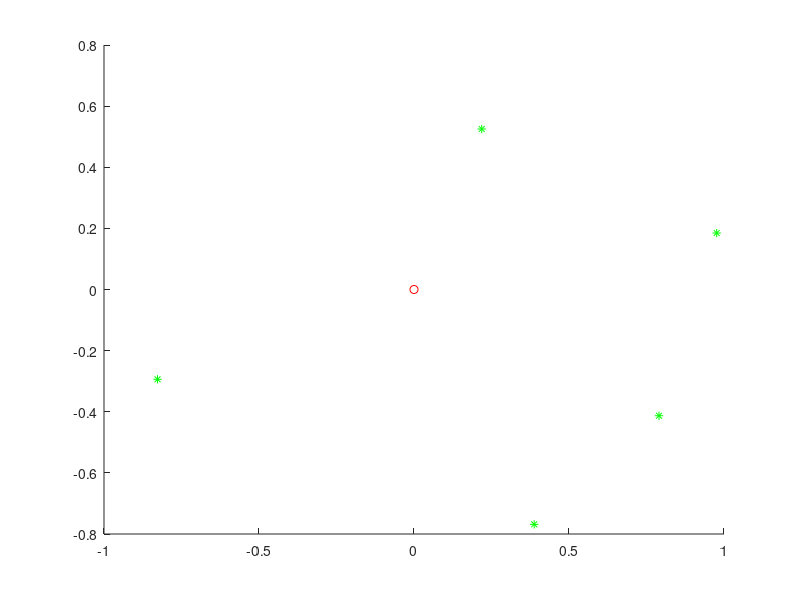

Here is the MATLAB script that generated this plot: (Note: this script raises an error after producing the figure.)
% ----------------------------------------------------------------------
% Main File   : FinalProject.m
% Source Files: GetNearestMellon.m, CalcTrajectory.m
% Description : Final Project Template for ME498 - Robotics
% Author: Logan Beaver, Justin Collins
% Date: 5/3/2015
% Bugs: none
% -------------------------------------------------------------------
clear; clc;
numMellons = 5; %number of mellons to smash
speed = 2; %average robot speed in m/s
index = 1;

%calculate a 2xN matrix of mellon (X, Y) positions
mellonsPos = (rand(2,numMellons) - 0.5) * 2; %between 0 and 1
position = [0; 0]; %Robot position
time = 0; %initial time is 0
figure(1);
clf();
hold on;
plot(position(1), position(2), 'or');
for i = 1:numMellons
    plot(mellonsPos(1,i), mellonsPos(2,i), '*g');
end

for q = 1:numMellons
    %generate trajectory
    nearestIndex = GetNearestMellon(mellonsPos, position); %get nearest
    targetPos = mellonsPos(:, nearestIndex); %target nearest mellon
    mellonsPos(:, nearestIndex) = []; %remove nearest mellon from storage
    numMellons = numMellons - 1; %decrement mellon array size
    distanceToMellon = distance(position(1), position(2), ...
        targetPos(1), targetPos(2));
    dt = distanceToMellon / speed; %calculate time to keep the average speed
    coeffs = CalcTrajectory(time, position(1), 0, position(2), 0, ...
        time+dt, targetPos(1), 0, targetPos(2), 0);
    
    
    
    xC = coeffs(:,1); yC = coeffs(:,2);
    for t = time:0.01:time+dt
        x(index) = xC(1) + xC(2)*t + xC(3)*t*t + xC(4)*t*t*t;
        y(index) = yC(1) + yC(2)*t + yC(3)*t*t + yC(4)*t*t*t;
        tm(index) = t;
        index = index + 1;
    end
    time = time + dt;
    position = targetPos;
end

plot(x, y);
figure(2);
plot(tm, x);
figure(3);
plot(tm, y);
